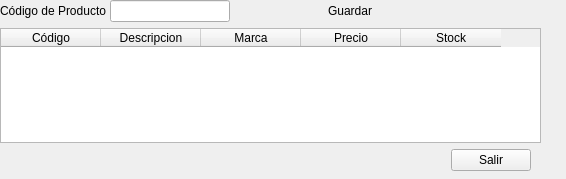
<?xml version="1.0" encoding="UTF-8"?>
<ui version="4.0">
 <class>ui_item_posicion</class>
 <widget class="QWidget" name="ui_item_posicion">
  <property name="geometry">
   <rect>
    <x>0</x>
    <y>0</y>
    <width>566</width>
    <height>179</height>
   </rect>
  </property>
  <property name="windowTitle">
   <string>Form</string>
  </property>
  <widget class="QWidget" name="layoutWidget">
   <property name="geometry">
    <rect>
     <x>0</x>
     <y>0</y>
     <width>561</width>
     <height>171</height>
    </rect>
   </property>
   <layout class="QGridLayout" name="gridLayout_18">
    <property name="spacing">
     <number>6</number>
    </property>
    <item row="0" column="0">
     <layout class="QGridLayout" name="gridLayout_17"/>
    </item>
    <item row="2" column="0">
     <layout class="QGridLayout" name="gridLayout_12">
      <property name="horizontalSpacing">
       <number>0</number>
      </property>
      <item row="0" column="0">
       <spacer name="horizontalSpacer_2">
        <property name="orientation">
         <enum>Qt::Horizontal</enum>
        </property>
        <property name="sizeHint" stdset="0">
         <size>
          <width>668</width>
          <height>20</height>
         </size>
        </property>
       </spacer>
      </item>
      <item row="0" column="1">
       <widget class="QPushButton" name="pushButton_salir">
        <property name="text">
         <string>Salir</string>
        </property>
       </widget>
      </item>
      <item row="0" column="2">
       <spacer name="horizontalSpacer_4">
        <property name="orientation">
         <enum>Qt::Horizontal</enum>
        </property>
        <property name="sizeType">
         <enum>QSizePolicy::Fixed</enum>
        </property>
        <property name="sizeHint" stdset="0">
         <size>
          <width>30</width>
          <height>20</height>
         </size>
        </property>
       </spacer>
      </item>
     </layout>
    </item>
    <item row="1" column="0">
     <layout class="QGridLayout" name="gridLayout_15">
      <item row="0" column="0">
       <layout class="QGridLayout" name="gridLayout_13">
        <item row="0" column="0">
         <layout class="QGridLayout" name="gridLayout_10">
          <property name="horizontalSpacing">
           <number>0</number>
          </property>
          <item row="0" column="3">
           <widget class="QPushButton" name="pushButton_deleteProducto">
            <property name="text">
             <string/>
            </property>
            <property name="icon">
             <iconset resource="Icons/Icons.qrc">
              <normaloff>:/Icons/1349716428_trash.png</normaloff>:/Icons/1349716428_trash.png</iconset>
            </property>
            <property name="flat">
             <bool>true</bool>
            </property>
           </widget>
          </item>
          <item row="0" column="5">
           <spacer name="horizontalSpacer">
            <property name="orientation">
             <enum>Qt::Horizontal</enum>
            </property>
            <property name="sizeHint" stdset="0">
             <size>
              <width>40</width>
              <height>20</height>
             </size>
            </property>
           </spacer>
          </item>
          <item row="0" column="1">
           <widget class="QLineEdit" name="lineEdit_codigoProducto">
            <property name="sizePolicy">
             <sizepolicy hsizetype="Fixed" vsizetype="Fixed">
              <horstretch>0</horstretch>
              <verstretch>0</verstretch>
             </sizepolicy>
            </property>
            <property name="minimumSize">
             <size>
              <width>120</width>
              <height>0</height>
             </size>
            </property>
            <property name="maximumSize">
             <size>
              <width>120</width>
              <height>16777215</height>
             </size>
            </property>
           </widget>
          </item>
          <item row="0" column="2">
           <widget class="QPushButton" name="pushButton_addProducto">
            <property name="text">
             <string/>
            </property>
            <property name="icon">
             <iconset resource="Icons/Icons.qrc">
              <normaloff>:/Icons/1349716423_sq_plus.png</normaloff>:/Icons/1349716423_sq_plus.png</iconset>
            </property>
            <property name="flat">
             <bool>true</bool>
            </property>
           </widget>
          </item>
          <item row="0" column="0">
           <widget class="QLabel" name="label_8">
            <property name="text">
             <string>Código de Producto </string>
            </property>
           </widget>
          </item>
          <item row="0" column="4">
           <widget class="QPushButton" name="pushButton_guardar">
            <property name="text">
             <string>Guardar</string>
            </property>
            <property name="flat">
             <bool>true</bool>
            </property>
           </widget>
          </item>
         </layout>
        </item>
       </layout>
      </item>
      <item row="1" column="0">
       <layout class="QGridLayout" name="gridLayout_14">
        <property name="horizontalSpacing">
         <number>0</number>
        </property>
        <item row="0" column="0">
         <widget class="QTableWidget" name="tableWidget_list_productos">
          <column>
           <property name="text">
            <string>Código</string>
           </property>
          </column>
          <column>
           <property name="text">
            <string>Descripcion</string>
           </property>
          </column>
          <column>
           <property name="text">
            <string>Marca</string>
           </property>
          </column>
          <column>
           <property name="text">
            <string>Precio</string>
           </property>
          </column>
          <column>
           <property name="text">
            <string>Stock</string>
           </property>
          </column>
         </widget>
        </item>
        <item row="0" column="1">
         <layout class="QGridLayout" name="gridLayout_11">
          <item row="1" column="0">
           <spacer name="verticalSpacer">
            <property name="orientation">
             <enum>Qt::Vertical</enum>
            </property>
            <property name="sizeHint" stdset="0">
             <size>
              <width>20</width>
              <height>208</height>
             </size>
            </property>
           </spacer>
          </item>
         </layout>
        </item>
       </layout>
      </item>
     </layout>
    </item>
   </layout>
  </widget>
 </widget>
 <resources>
  <include location="Icons/Icons.qrc"/>
 </resources>
 <connections/>
</ui>
